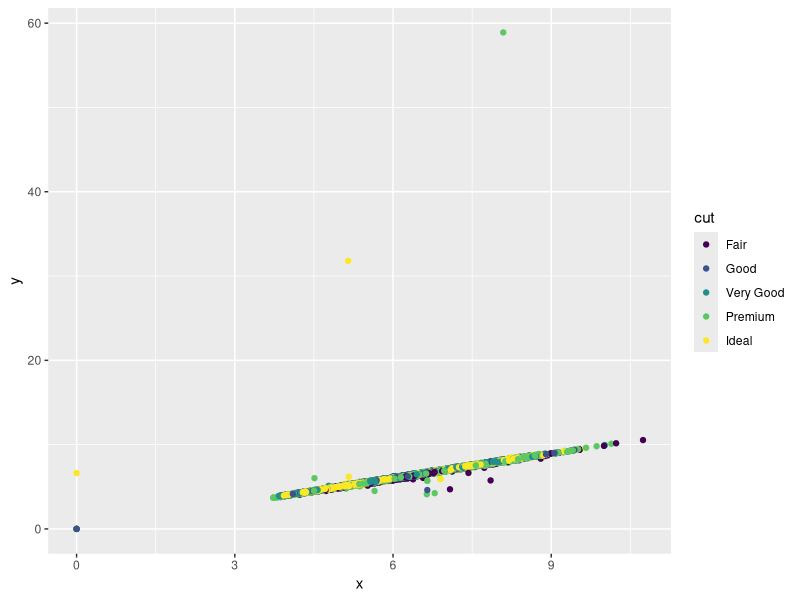

Write R code to recreate this figure. (Note: this script raises an error after producing the figure.)
## ---- chunk 1
library(ggplot2)
library(dplyr)
p <- ggplot(diamonds, aes(x=x, y=y, colour=cut)) + geom_point()
guidebox_as_column(p)
p <- p + guides(colour=guide_legend(ncol=2, byrow=TRUE))
guidebox_as_column(p)
